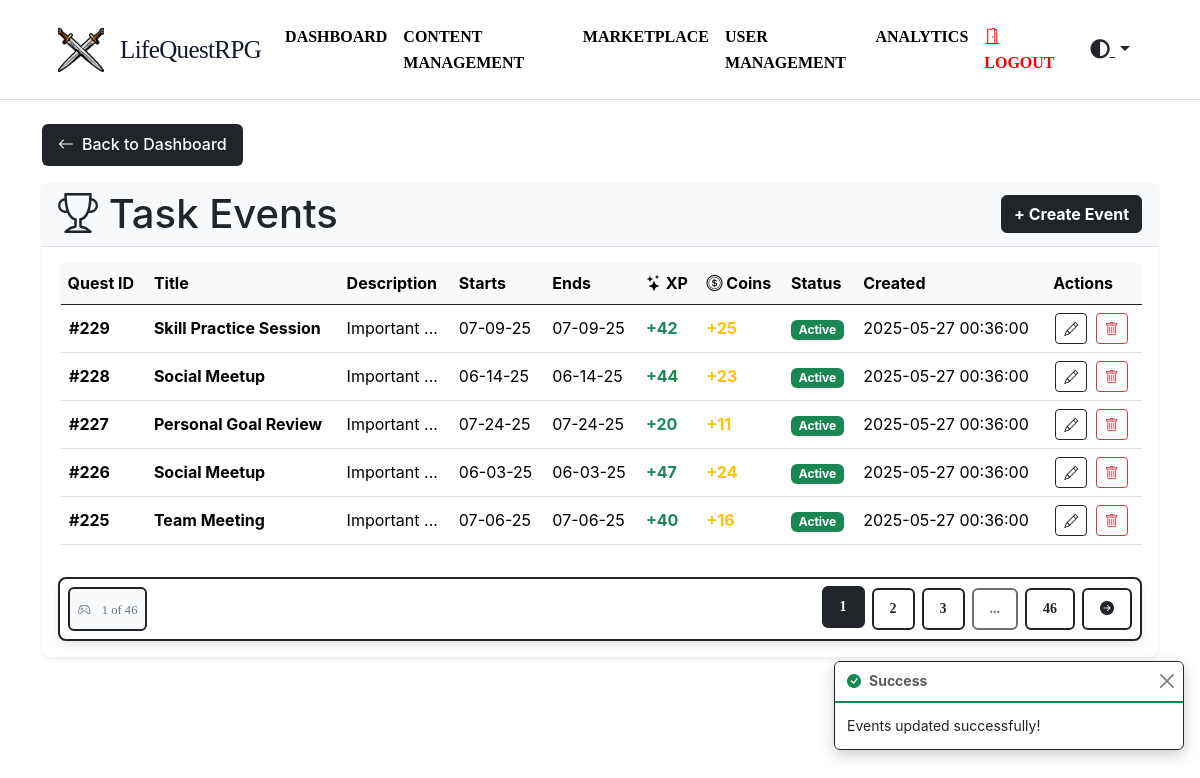
The app's page /taskevents (signed in) with its own data.
### tables this page shows
CREATE TABLE `user_event` (
  `id` int NOT NULL,
  `user_id` int NOT NULL,
  `event_name` varchar(255) NOT NULL,
  `event_description` text NOT NULL,
  `start_date` timestamp NOT NULL DEFAULT CURRENT_TIMESTAMP,
  `end_date` timestamp NULL DEFAULT NULL,
  `reward_xp` int NOT NULL DEFAULT '0',
  `reward_coins` int NOT NULL DEFAULT '0',
  `status` enum('active','inactive') DEFAULT 'active',
  `created_at` timestamp NOT NULL DEFAULT CURRENT_TIMESTAMP,
  `updated_at` timestamp NOT NULL DEFAULT CURRENT_TIMESTAMP ON UPDATE CURRENT_TIMESTAMP
);

### app/Controllers/TaskEventController.php (called while the page is built, shortened)
<?php
class TaskEventController extends Controller
{
  protected $TaskEventModel;
  protected $UserEventCompletionModel;
  public function __construct()
  {
    $this->TaskEventModel = new TaskEvent();
    $this->UserEventCompletionModel = new UserEventCompletion();
  }
  public function index()
  {
    $currentUser = Auth::user();
    $taskEventsId = $this->TaskEventModel->getEventById($currentUser['id']);
    $taskEvents = $this->TaskEventModel->all();
    $userTaskEventCompleted = $this->UserEventCompletionModel->getUserEventCompletions($currentUser['id']);
    $userHasCompleted = $this->UserEventCompletionModel->hasUserCompleted($currentUser['id'], $taskEventsId);
    $paginator = $this->TaskEventModel->paginate(
      page: 1,
      perPage: 5,
      orderBy: 'id',
      direction: 'DESC',
    )->setTheme('game');
    return $this->view('taskevents/index', [
      'title' => 'Task Events',
      'taskEvents' => $paginator->items(),
      'paginator' => $paginator,
      'userTaskEventCompleted' => $userTaskEventCompleted,
      'userHasCompleted' => $userHasCompleted,
    ]);
  }
}

### app/Core/Router.php (called while the page is built, shortened)
<?php
class Router
{
  protected $routes = [
    'GET' => [],
    'POST' => [],
    'PUT' => [],
    'DELETE' => []
  ];
  public function get(string $uri, array $controller, array $middleware = [])
  {
    $this->routes['GET'][$uri] = [
      'controller' => $controller,
      'middleware' => $middleware
    ];
    return $this;
  }
  public function post(string $uri, array $controller, array $middleware = [])
  {
    $this->routes['POST'][$uri] = [
      'controller' => $controller,
      'middleware' => $middleware
    ];
    return $this;
  }
  public function put(string $uri, array $controller, array $middleware = [])
  {
    $this->routes['PUT'][$uri] = [
      'controller' => $controller,
      'middleware' => $middleware
    ];
    return $this;
  }
  public function delete(string $uri, array $controller, array $middleware = [])
  {
    $this->routes['DELETE'][$uri] = [
      'controller' => $controller,
      'middleware' => $middleware
    ];
    return $this;
  }
  public function dispatch(string $uri, string $method)
  {
    $uri = $this->removeQueryString($uri);
    if (array_key_exists($uri, $this->routes[$method])) {
      $route = $this->routes[$method][$uri];
      return $this->callAction(
        $route['controller'][0],
        $route['controller'][1]
      );
    }
    throw new Exception("No route defined for {$uri} with method {$method}");
  }
  protected function removeQueryString(string $uri)
  {
    return parse_url($uri, PHP_URL_PATH) ?? $uri;
  }
  protected function callAction(string $controller, string $action)
  {
    $controller = new $controller();
    $params = [];
    return call_user_func_array([$controller, $action], $params);
  }
}

### web/bootstrap.php (called while the page is built, shortened)
<?php
$config = require_once __DIR__ . '/../config/config.php';
$database = require_once __DIR__ . '/../config/database.php';
$router = new Router();
$uri = $_SERVER['REQUEST_URI'] ?? '/';
$method = $_SERVER['REQUEST_METHOD'] ?? 'GET';
try {
  $router->dispatch($uri, $method);
} catch (Exception $e) {
  if ($config['debug']) {
    echo '<h1>Error</h1>';
    echo '<p>' . $e->getMessage() . '</p>';
    echo '<pre>' . $e->getTraceAsString() . '</pre>';
  } else {
    http_response_code(404);
    require_once __DIR__ . '/../app/Views/errors/404.php';
  }
}

### public/index.php (called while the page is built, shortened)
<?php
require_once ROOT_PATH . '/web/bootstrap.php';
?>

### app/Core/Auth.php (called while the page is built, shortened)
<?php
abstract class Auth
{
  protected static $user = null;
  public static function check()
  {
    return isset($_SESSION['users']) && !empty($_SESSION['users']);
  }
  public static function user()
  {
    if (self::$user === null && self::check()) {
      $sessionUser = $_SESSION['users'];
      $userId = null;
      if (is_array($sessionUser)) {
        $userId = $sessionUser['id'] ?? null;
      } elseif (is_object($sessionUser)) {
        $userId = $sessionUser->id ?? null;
      } elseif (is_numeric($sessionUser)) {
        $userId = $sessionUser;
      }
      if ($userId) {
        self::$user = User::find($userId);
      }
    }
    return self::$user;
  }
  public static function isAdmin()
  {
    $user = self::user();
    $role = null;
    if (is_array($user)) {
      $role = $user['role'] ?? '';
    } elseif (is_object($user)) {
      $role = $user->role ?? '';
    }
    return $role === 'admin';
  }
}

### app/Core/Database.php (called while the page is built, shortened)
<?php
class Database
{
  protected $pdo;
  protected $statement;
  public function __construct(array $config)
  {
    $dsn = "mysql:host={$config['host']};dbname={$config['database']};charset={$config['charset']}";
    $options = [
      PDO::ATTR_ERRMODE => PDO::ERRMODE_EXCEPTION,
      PDO::ATTR_DEFAULT_FETCH_MODE => PDO::FETCH_ASSOC,
      PDO::ATTR_EMULATE_PREPARES => false,
    ];
    try {
      $this->pdo = new PDO($dsn, $config['username'], $config['password'], $options);
    } catch (PDOException $e) {
      throw new PDOException($e->getMessage(), (int) $e->getCode());
    }
  }
  public function query(string $sql)
  {
    $this->statement = $this->pdo->prepare($sql);
    return $this;
  }
  public function bind(array $parameters)
  {
    foreach ($parameters as $key => $value) {
      if (is_array($value)) {
        $value = json_encode($value);
        $paramType = PDO::PARAM_STR;
      } else {
        $paramType = is_int($value) ? PDO::PARAM_INT : PDO::PARAM_STR;
      }
      $this->statement->bindValue(
        is_numeric($key) ? $key : $key,
        $value,
        $paramType
      );
    }
    return $this;
  }
  public function execute()
  {
    $this->statement->execute();
    return $this;
  }
  public function fetchAll()
  {
    return $this->statement->fetchAll();
  }
}
?>

### app/Core/Model.php (called while the page is built, shortened)
<?php
abstract class Model
{
  protected static $db;
  protected static $table;
  public static function setDatabase(Database $database)
  {
    self::$db = $database;
  }
  public static function find(int $id)
  {
    return self::$db->query("SELECT * FROM " . static::$table . " WHERE id = ?")
      ->bind([1 => $id])
      ->execute()
      ->fetch();
  }
  public function all()
  {
    return self::$db->query("SELECT * FROM " . static::$table)
      ->execute()
      ->fetchAll();
  }
  public function paginate(
    int $page = 1,
    int $perPage = 10,
    ?string $orderBy = null,
    string $direction = 'DESC',
    array $conditions = [],
    string $pageName = 'page',
    ?array $columns = null
  ) {
    $paginator = new Paginator($perPage, $pageName);
    if ($orderBy) {
      $paginator->setOrderBy($orderBy, $direction);
    }
    $paginationInfo = $paginator->getPageInfo();
    $offset = ($paginationInfo['currentPage'] - 1) * $perPage;
    $items = $this->fetch($conditions, $orderBy, $direction, $perPage, $offset, $columns);
    $countSql = "SELECT COUNT(*) as count FROM " . static::$table;
    $countQuery = self::$db->query($countSql);
    $totalItems = (int) $countQuery->execute()->fetch()['count'];
    return $paginator->setData($items, $totalItems);
  }
  public function fetch(
    array $conditions = [],
    ?string $orderBy = null,
    string $direction = 'ASC',
    ?int $limit = null,
    ?int $offset = null,
    ?array $columns = null
  ) {
    $columnsString = $columns ? implode(', ', array_map(fn($col) => "`{$col}`", $columns)) : '*';
    $sql = "SELECT {$columnsString} FROM " . static::$table;
    $params = [];
    if ($orderBy !== null) {
      $direction = strtoupper($direction) === 'DESC' ? 'DESC' : 'ASC';
      $sql .= " ORDER BY `{$orderBy}` {$direction}";
    }
    if ($limit !== null) {
      $sql .= " LIMIT :limit";
      $params[':limit'] = $limit;
      if ($offset !== null) {
        $sql .= " OFFSET :offset";
        $params[':offset'] = $offset;
      }
    }
    $query = self::$db->query($sql);
    if (!empty($params)) {
      $query->bind($params);
    }
    return $query->execute()->fetchAll();
  }
}

### app/Core/Helpers.php (called while the page is built, shortened)
<?php
class Helpers
{
  public static function formatDate(string $date, string $format = 'Y-m-d H:i:s')
  {
    return date($format, strtotime($date));
  }
}

### app/Core/Paginator.php (called while the page is built, shortened)
<?php
class Paginator
{
  protected int $currentPage = 1;
  protected int $perPage = 10;
  protected int $totalItems = 0;
  protected int $totalPages = 0;
  protected string $orderBy = '';
  protected string $direction = 'ASC';
  protected string $pageName = 'page';
  public function __construct(int $perPage = 10, string $pageName = 'page')
  {
    $this->perPage = $perPage;
    $this->pageName = $pageName;
    $this->currentPage = $this->resolveCurrentPage();
  }
  protected function resolveCurrentPage(): int
  {
    return isset($_GET[$this->pageName]) ? max(1, (int) $_GET[$this->pageName]) : 1;
  }
  public function setData(array $data, int $totalItems): self
  {
    $this->totalItems = $totalItems;
    $this->totalPages = ceil($totalItems / $this->perPage);
    return $this;
  }
  public function setOrderBy(string $orderBy, string $direction = 'ASC'): self
  {
    $this->orderBy = $orderBy;
    $this->direction = strtoupper($direction);
    return $this;
  }
  public function getPageInfo(): array
  {
    return [
      'currentPage' => $this->currentPage,
      'totalPages' => $this->totalPages,
      'totalItems' => $this->totalItems,
      'perPage' => $this->perPage,
      'orderBy' => $this->orderBy,
      'direction' => $this->direction,
      'pageName' => $this->pageName
    ];
  }
}

### app/Models/UserEventCompletion.php (called while the page is built, shortened)
<?php
class UserEventCompletion extends Model
{
  protected static $table = 'user_event_completions';
  public function hasUserCompleted($userId, $task_id)
  {
    $sql = "SELECT COUNT(*) FROM " . static::$table . " WHERE user_id = ? AND taskevent_id = ?";
    $result = self::$db->query($sql)
      ->bind([1 => $userId, 2 => $task_id])
      ->execute()
      ->fetchColumn();
    return (bool) $result;
  }
}

### app/Views/taskevents/index.php (the view, shortened to what this page needs)
<div id="pagination-content">
  <a href="/" class="back-button">
    <i class="bi bi-arrow-left"></i>
    Back to Dashboard
  </a>
  <div class="card shadow-sm">
    <div class="card-header d-flex justify-content-between align-items-center bg-light text-dark">
      <h1 class="mb-0"><i class="bi bi-trophy"></i> <?= $title ?></h1>
      <?php if (\App\Core\Auth::isAdmin()): ?>
        <a class="btn btn-dark btn-hover-effect" href="/taskevents/create">+ Create Event</a>
      <?php endif; ?>
    </div>
    <div class="card-body">
      <?php if (empty($taskEvents)): ?>
        <div class="alert alert-info text-center p-4">
          <div class="mb-3"><i class="bi bi-search fs-3"></i></div>
          <p class="mb-0">No quests found. New adventures will appear here soon!</p>
        </div>
      <?php else: ?>
        <?php if (\App\Core\Auth::isAdmin()): ?>
          <div class="table-responsive game-table">
            <table class="table table-hover">
              <thead class="table-light border-bottom border-dark">
                <tr>
                  <th>Quest ID</th>
                  <th>Title</th>
                  <th>Description</th>
                  <th>Starts</th>
                  <th>Ends</th>
                  <th><i class="bi bi-stars"></i> XP</th>
                  <th><i class="bi bi-coin"></i> Coins</th>
                  <th>Status</th>
                  <th>Created</th>
                  <th>Actions</th>
                </tr>
              </thead>
              <tbody>
                <?php foreach ($taskEvents as $taskEvent): ?>
                  <tr class="event-row">
                    <td class="fw-bold">#<?= $taskEvent['id'] ?></td>
                    <td class="fw-bold"><?= $taskEvent['event_name'] ?></td>
                    <td>
                      <div class="description-cell">
                        <?= (mb_strlen($taskEvent['event_description']) > 10) ? mb_substr($taskEvent['event_description'], 0, 10) . '...' : $taskEvent['event_description'] ?>
                      </div>
                    </td>
                    <td><?= date('m-d-y', strtotime($taskEvent['start_date'])) ?></td>
                    <td><?= date('m-d-y', strtotime($taskEvent['end_date'])) ?></td>
                    <td class="fw-bold text-success">+<?= $taskEvent['reward_xp'] ?></td>
                    <td class="fw-bold text-warning">+<?= $taskEvent['reward_coins'] ?></td>
                    <td>
                      <?php if ($taskEvent['status'] == 'active'): ?>
                        <span class="badge bg-success pulse-animation">Active</span>
                      <?php else: ?>
                        <span class="badge bg-danger">Inactive</span>
                      <?php endif; ?>
                    </td>
                    <td>
                      <?= isset($taskEvent['created_at']) ? \App\Core\Helpers::formatDate($taskEvent['created_at']) : '-' ?>
                    </td>
                    <td class="action-buttons">
                      <a href="/taskevents/<?= $taskEvent['id'] ?>/edit" class="btn btn-sm btn-outline-dark action-btn"><i
                          class="bi bi-pencil"></i></a>
                      <form action="/taskevents/<?= $taskEvent['id'] ?>" method="post" class="d-inline"
                        onsubmit="return confirm('Are you sure you want to delete this quest?')">
                        <button type="submit" class="btn btn-sm btn-outline-danger action-btn"><i
                            class="bi bi-trash"></i></button>
                      </form>
                    </td>
                  </tr>
                <?php endforeach; ?>
              </tbody>
            </table>
          </div>
        <?php endif; ?>
      <?php endif; ?>
      <?= $paginator->links() ?>
    </div>
  </div>
</div>

### records on screen
user_event: id "229", event_name "Skill Practice Session", event_description "Important", start_date "07-09-25", end_date "07-09-25", reward_xp "42", reward_coins "25", status "Active", created_at "2025-05-27 00:36:00"
user_event: id "228", event_name "Social Meetup", event_description "Important", start_date "06-14-25", end_date "06-14-25", reward_xp "44", reward_coins "23", status "Active", created_at "2025-05-27 00:36:00"
user_event: id "227", event_name "Personal Goal Review", event_description "Important", start_date "07-24-25", end_date "07-24-25", reward_xp "20", reward_coins "11", status "Active", created_at "2025-05-27 00:36:00"
user_event: id "226", event_name "Social Meetup", event_description "Important", start_date "06-03-25", end_date "06-03-25", reward_xp "47", reward_coins "24", status "Active", created_at "2025-05-27 00:36:00"
user_event: id "225", event_name "Team Meeting", event_description "Important", start_date "07-06-25", end_date "07-06-25", reward_xp "40", reward_coins "16", status "Active", created_at "2025-05-27 00:36:00"

### other values on screen
$title "Task Events"
$pagination['currentPage'] "1"
$pagination['totalPages'] "46"
$_SESSION['success'] "Events updated successfully!"
